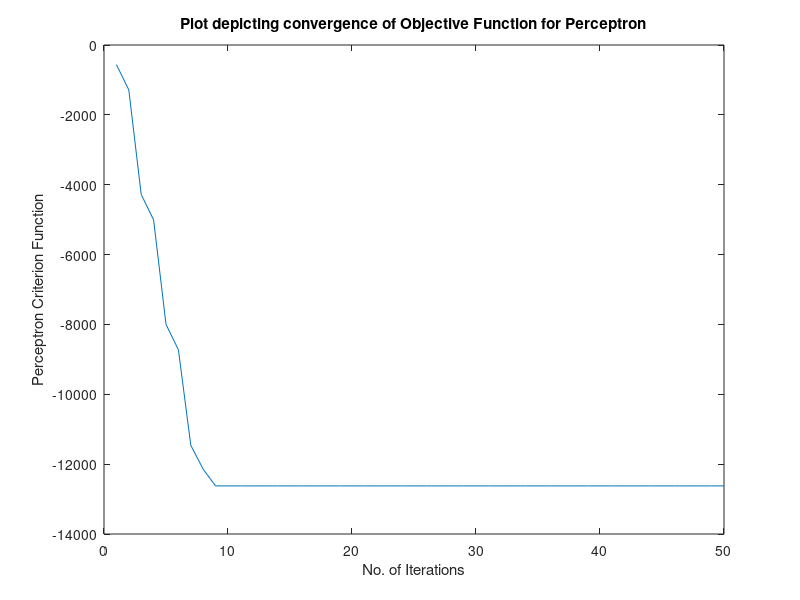

This chart was generated by the following MATLAB code:
%Single Layer Perceptron
%1. By using the features contained in Pattern1.mat and Pattern2.mat, design a
%“batch-mode” perceptron classifier for the classes !1 and !2. How many iterations
%are required for convergence. Evaluate the performance on the test data Test1.mat
%and Test2.mat and report the accuracy.
%2. Now consider building a perceptron for the classes !1 and !3. How many iterations
%are required for convergence in this case. Comment on the result. Evaluate the
%performance of this classifier on Test1.mat and Test3.mat.

clc
clear all
load('Pattern1.mat');
load('Pattern3.mat');
for i=1:200
    feature1{i}=[ 1 train_pattern_1{i}]';
    feature1{i+200}=-1*[1 (train_pattern_3{i})]'; % Normalization
end
%initialize a
a=(1/2)*ones(121,1);
for p=1:50
    count=1;
    temp=zeros(121,1);
    sum(p)=0;
    for i=1:400
        sum(p)=sum(p)+a'*feature1{i};
    end
    for i=1:400
        if a'*feature1{i} < 0
            temp = temp+feature1{i};
            count=count+1;
        end
    end
    a=a+0.01*temp;
    
end
plot(-sum);
hold on , title('Plot depicting convergence of Objective Function for Perceptron')
xlabel('No. of Iterations')
ylabel('Perceptron Criterion Function')


load('Test1.mat');
load('Test3.mat');
for i=1:100
    feature2{i}=[ 1 test_pattern_1{i}]';
    feature2{i+100}=-1*[1 (test_pattern_3{i})]';
end
accuracy1=0;
for i=1:100
    if a'*feature2{i}>= 0
        accuracy1=accuracy1+1;
    end
end
disp('Accuracy for class-1 for classification b/w class 1 and 3 is :')
accuracy1
accuracy2=0;
for i=1:100
    if a'*feature2{i+100}>=0
        accuracy2=accuracy2+1;
    end
end
disp('Accuracy for class-3 for classification b/w class 1 and 3 is :')
accuracy2